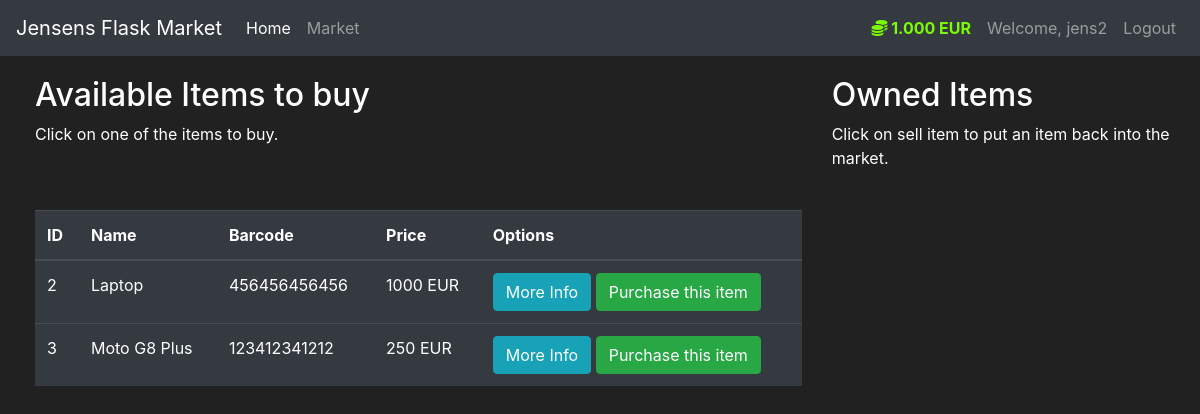
/market (signed in), run on an earlier commit of the app's database.
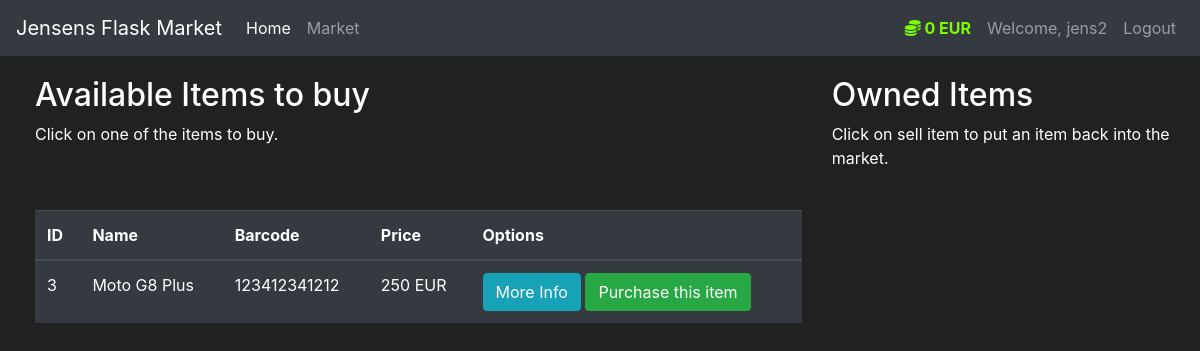
And on a later commit of the database.
### market/models.py (models this page shows, shortened)
class User(db.Model, UserMixin):
    id = db.Column(db.Integer(), primary_key=True)
    username = db.Column(db.String(length=30), nullable=False, unique=True)
    email_address = db.Column(db.String(length=50), nullable=False, unique=True)
    password_hash = db.Column(db.String(length=60), nullable=False)
    budget = db.Column(db.Integer(), nullable=False, default=1000)
    items = db.relationship('Item', backref='owned_user', lazy=True)
    @property
    def prettier_budget(self):
        budget_string = str(self.budget)
        if len(budget_string) >= 4:
            return f'{budget_string[:-3]}.{budget_string[-3:]} EUR'
        else:
            return f'{self.budget} EUR'
    @property
    def password(self):
        return self.password

class Item(db.Model):
    id = db.Column(db.Integer(), primary_key=True)
    name = db.Column(db.String(length=30), nullable=False, unique=True)
    price = db.Column(db.Integer(), nullable=False, unique=False)
    barcode = db.Column(db.String(length=12), nullable=False, unique=True)
    description = db.Column(db.String(length=1024), nullable=False, unique=True)
    owner = db.Column(db.Integer(), db.ForeignKey('user.id'))

### market/routes.py (the view, shortened to what this page needs)
@app.route('/market', methods=['GET', 'POST'])
@login_required
def market_page():
    purchase_form = PurchseItemForm()
    if request.method == 'GET':
        items = Item.query.filter_by(owner=None)
        return render_template(
            'market.html',
            items=items,
            purchase_form=purchase_form
        )

### market/models.py (called while the page is built)
@login_manager.user_loader
def load_user(user_id):
    return User.query.get(int(user_id))

### market/templates/market.html (shortened to what this page needs)
{% extends 'base.html' %}
{% block content %}
    <div class="row" style="margin-top:20px; margin-left:20px">
        <div class="col-8">
            <h2>Available Items to buy</h2>
            <p>Click on one of the items to buy.</p>
            <br></br>
            <table class="table table-hover table-dark">
                <thead>
                    <tr>
                        <th scope="col">ID</th>
                        <th scope="col">Name</th>
                        <th scope="col">Barcode</th>
                        <th scope="col">Price</th>
                        <th scope="col">Options</th>
                    </tr>
                </thead>
                <tbody>
                    {% for item in items %}
                        <tr>
                            <td>{{ item.id }}</td>
                            <td>{{ item.name }}</td>
                            <td>{{ item.barcode }}</td>
                            <td>{{ item.price }} EUR</td>
                            <td>
                                <button class="btn btn-outline btn-info"
                                        data-toggle="modal"
                                        data-target="#Modal-MoreInfo-{{ item.id }}">
                                    More Info
                                </button>
                                <button class="btn btn-outline btn-success"
                                        data-toggle="modal"
                                        data-target="#Modal-PurchaseConfirm-{{ item.id }}">
                                    Purchase this item
                                </button>
                            </td>
                        </tr>
                    {% endfor %}
                </tbody>
            </table>
        </div>
        <div class="col-4">
            <h2>Owned Items</h2>
            <p>Click on sell item to put an item back into the market.</p>
            <br></br>
        </div>
    </div>
{% endblock %}

### market/templates/base.html (shortened to what this page needs)
<!doctype html>
<html lang="en">
    <head>
        <link rel="stylesheet" href="https://cdn.jsdelivr.net/npm/bootstrap@4.5.3/dist/css/bootstrap.min.css">
        <link rel="stylesheet" href="https://use.fontawesome.com/releases/v5.0.8/css/all.css">
    </head>
    <body>
        <nav class="navbar navbar-expand-md navbar-dark bg-dark">
            <a class="navbar-brand" href="#">Jensens Flask Market</a>
            <div class="collapse navbar-collapse" id="navbarNav">
                <ul class="navbar-nav mr-auto">
                    <li class="nav-item active">
                        <a class="nav-link" href="{{ url_for('home_page') }}">Home <span class="sr-only">(current)</span></a>
                    </li>
                    <li class="nav-item">
                        <a class="nav-link" href="{{ url_for('market_page') }}">Market</a>
                    </li>
                </ul>
                {% if current_user.is_authenticated %}
                    <ul class="navbar-nav">
                        <li class="nav-item">
                            <a class="nav-link" style="color: lawngreen; font-weight: bold">
                                <em class="fas fa-coins"></em>
                                {{ current_user.prettier_budget }}
                            </a>
                        </li>
                        <li class="nav-item">
                            <a class="nav-link">Welcome, {{ current_user.username }}</a>
                        </li>
                        <li class="nav-item">
                            <a class="nav-link" href="{{ url_for('logout_page') }}">Logout</a>
                        </li>
                    </ul>
                {% endif %}
            </div>
        </nav>
        {% block content %}
        {% endblock %}
    </body>
</html>

### market/templates/base.html (style rules this page uses)
body { background-color: #212121; color: white }

What changed in the data, as far as the page shows it:
no longer on this page (row edited): Item: id "2", name "Laptop", barcode "456456456456", price "1000"
changed User "jens2": prettier_budget "1.000 EUR" → "0 EUR"
